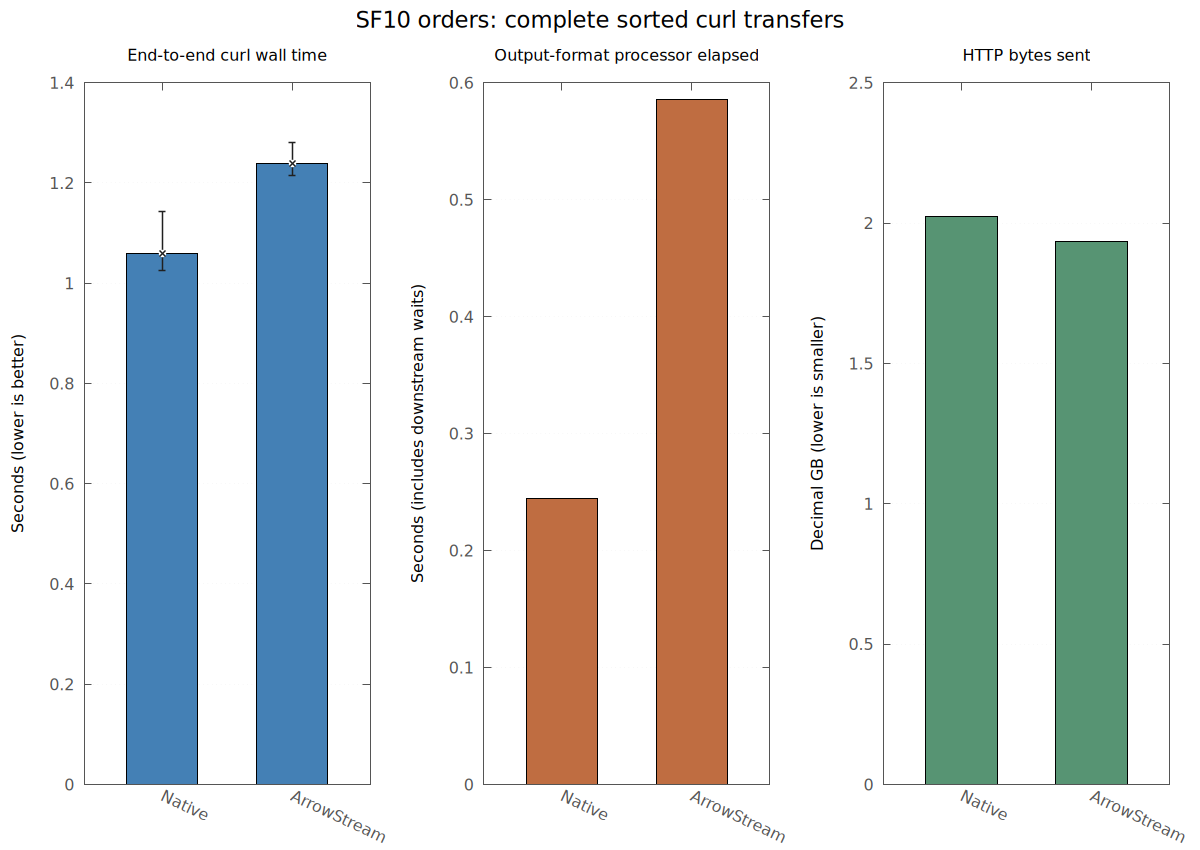

Here is the gnuplot script that generated this plot:
set terminal svg size 1200,850 dynamic noenhanced font 'DejaVu Sans,12' background rgb 'white'
set output 'curl_formats.svg'
set multiplot layout 1,3 rowsfirst title 'SF10 orders: complete sorted curl transfers' font 'DejaVu Sans,17'
set datafile separator "\t"
set style fill solid 0.85 border -1
set boxwidth 0.55 relative
set grid ytics lc rgb '#dddddd'
set border lc rgb '#555555'
set xrange [-0.6:1.6]
set yrange [0:*]
set key off
set xtics rotate by -25

set title 'End-to-end curl wall time'
set ylabel 'Seconds (lower is better)'
plot 'curl_formats.tsv' using 0:2:xtic(1) with boxes lc rgb '#2369a8', \
     '' using 0:2:3:4 with yerrorbars lc rgb '#202020' lw 1.5

set title 'Output-format processor elapsed'
set ylabel 'Seconds (includes downstream waits)'
plot 'curl_formats.tsv' using 0:5:xtic(1) with boxes lc rgb '#b45320'

set title 'HTTP bytes sent'
set ylabel 'Decimal GB (lower is smaller)'
plot 'curl_formats.tsv' using 0:6:xtic(1) with boxes lc rgb '#39815a'
unset multiplot
